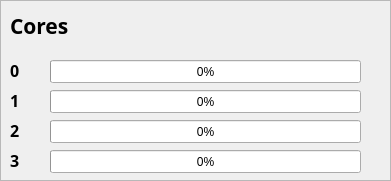
   <widget class="QFrame" name="frame">
    <property name="geometry">
     <rect>
      <x>10</x>
      <y>20</y>
      <width>391</width>
      <height>181</height>
     </rect>
    </property>
    <property name="frameShape">
     <enum>QFrame::StyledPanel</enum>
    </property>
    <property name="frameShadow">
     <enum>QFrame::Raised</enum>
    </property>
    <widget class="QProgressBar" name="third_core_progressbar">
     <property name="geometry">
      <rect>
       <x>50</x>
       <y>120</y>
       <width>311</width>
       <height>23</height>
      </rect>
     </property>
     <property name="value">
      <number>0</number>
     </property>
    </widget>
    <widget class="QProgressBar" name="fourth_core_progressbar">
     <property name="geometry">
      <rect>
       <x>50</x>
       <y>150</y>
       <width>311</width>
       <height>23</height>
      </rect>
     </property>
     <property name="value">
      <number>0</number>
     </property>
    </widget>
    <widget class="QProgressBar" name="first_core_progressbar">
     <property name="geometry">
      <rect>
       <x>50</x>
       <y>60</y>
       <width>311</width>
       <height>23</height>
      </rect>
     </property>
     <property name="value">
      <number>0</number>
     </property>
    </widget>
    <widget class="QProgressBar" name="second_core_progressbar">
     <property name="geometry">
      <rect>
       <x>50</x>
       <y>90</y>
       <width>311</width>
       <height>23</height>
      </rect>
     </property>
     <property name="value">
      <number>0</number>
     </property>
    </widget>
    <widget class="QLabel" name="cores_label">
     <property name="geometry">
      <rect>
       <x>10</x>
       <y>10</y>
       <width>151</width>
       <height>31</height>
      </rect>
     </property>
     <property name="font">
      <font>
       <family>JetBrains Mono</family>
       <pointsize>16</pointsize>
       <weight>75</weight>
       <bold>true</bold>
      </font>
     </property>
     <property name="text">
      <string>Cores</string>
     </property>
    </widget>
    <widget class="QLabel" name="core_0">
     <property name="geometry">
      <rect>
       <x>10</x>
       <y>60</y>
       <width>31</width>
       <height>21</height>
      </rect>
     </property>
     <property name="font">
      <font>
       <family>JetBrains Mono</family>
       <pointsize>12</pointsize>
       <weight>75</weight>
       <bold>true</bold>
      </font>
     </property>
     <property name="text">
      <string>0</string>
     </property>
    </widget>
    <widget class="QLabel" name="core_1">
     <property name="geometry">
      <rect>
       <x>10</x>
       <y>90</y>
       <width>41</width>
       <height>21</height>
      </rect>
     </property>
     <property name="font">
      <font>
       <family>JetBrains Mono</family>
       <pointsize>12</pointsize>
       <weight>75</weight>
       <bold>true</bold>
      </font>
     </property>
     <property name="text">
      <string>1</string>
     </property>
    </widget>
    <widget class="QLabel" name="core_2">
     <property name="geometry">
      <rect>
       <x>10</x>
       <y>120</y>
       <width>41</width>
       <height>21</height>
      </rect>
     </property>
     <property name="font">
      <font>
       <family>JetBrains Mono</family>
       <pointsize>12</pointsize>
       <weight>75</weight>
       <bold>true</bold>
      </font>
     </property>
     <property name="text">
      <string>2</string>
     </property>
    </widget>
    <widget class="QLabel" name="core_3">
     <property name="geometry">
      <rect>
       <x>10</x>
       <y>150</y>
       <width>21</width>
       <height>21</height>
      </rect>
     </property>
     <property name="font">
      <font>
       <family>JetBrains Mono</family>
       <pointsize>12</pointsize>
       <weight>75</weight>
       <bold>true</bold>
      </font>
     </property>
     <property name="text">
      <string>3</string>
     </property>
    </widget>
   </widget>
